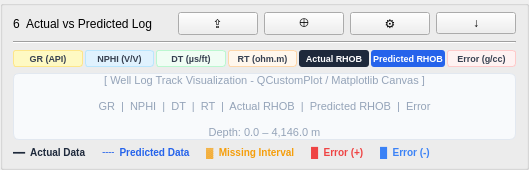
          <widget class="QGroupBox" name="grpActualVsPred">
           <property name="title"><string></string></property>
           <property name="minimumWidth"><number>380</number></property>
           <layout class="QVBoxLayout" name="s6VL">
            <property name="spacing"><number>6</number></property>
            <property name="leftMargin">
      <number>10</number>
     </property>
     <property name="topMargin">
      <number>6</number>
     </property>
     <property name="rightMargin">
      <number>10</number>
     </property>
     <property name="bottomMargin">
      <number>8</number>
     </property>
            <!-- Header -->
            <item>
             <layout class="QHBoxLayout" name="s6TitleHL">
              <property name="spacing"><number>6</number></property>
              <item>
               <widget class="QLabel" name="sec6Num">
                <property name="objectName"><string>secNum</string></property>
                <property name="text"><string>6</string></property>
               </widget>
              </item>
              <item>
               <widget class="QLabel" name="sec6Title">
                <property name="objectName"><string>secTitle</string></property>
                <property name="text"><string>Actual vs Predicted Log</string></property>
               </widget>
              </item>
              <item>
               <spacer><property name="orientation"><enum>Qt::Horizontal</enum></property><property name="sizeHint" stdset="0"><size><width>20</width><height>10</height></size></property></spacer>
              </item>
              <!-- Toolbar icons -->
              <item>
               <widget class="QPushButton" name="btnS6Share"><property name="objectName"><string>btnSecondary</string></property><property name="text"><string>⇪</string></property><property name="maximumWidth"><number>28</number></property><property name="maximumHeight"><number>24</number></property></widget>
              </item>
              <item>
               <widget class="QPushButton" name="btnS6Zoom"><property name="objectName"><string>btnSecondary</string></property><property name="text"><string>⊕</string></property><property name="maximumWidth"><number>28</number></property><property name="maximumHeight"><number>24</number></property></widget>
              </item>
              <item>
               <widget class="QPushButton" name="btnS6Settings"><property name="objectName"><string>btnSecondary</string></property><property name="text"><string>⚙</string></property><property name="maximumWidth"><number>28</number></property><property name="maximumHeight"><number>24</number></property></widget>
              </item>
              <item>
               <widget class="QPushButton" name="btnS6Download"><property name="objectName"><string>btnSecondary</string></property><property name="text"><string>↓</string></property><property name="maximumWidth"><number>28</number></property><property name="maximumHeight"><number>24</number></property></widget>
              </item>
             </layout>
            </item>
            <item><widget class="QFrame" name="s6Div"><property name="frameShape"><enum>QFrame::HLine</enum></property><property name="frameShadow"><enum>QFrame::Sunken</enum></property></widget></item>
            <!-- Log track headers -->
            <item>
             <layout class="QHBoxLayout" name="s6HeadHL">
              <property name="spacing"><number>2</number></property>
              <item><widget class="QLabel" name="lhGR"><property name="text"><string>GR (API)</string></property><property name="styleSheet"><string>font-size:9px;font-weight:700;color:#374151;background:#FEF9C3;border:1px solid #FDE68A;padding:2px;border-radius:3px;</string></property><property name="alignment"><set>Qt::AlignCenter</set></property></widget></item>
              <item><widget class="QLabel" name="lhNPHI"><property name="text"><string>NPHI (V/V)</string></property><property name="styleSheet"><string>font-size:9px;font-weight:700;color:#374151;background:#E0F2FE;border:1px solid #BAE6FD;padding:2px;border-radius:3px;</string></property><property name="alignment"><set>Qt::AlignCenter</set></property></widget></item>
              <item><widget class="QLabel" name="lhDT"><property name="text"><string>DT (µs/ft)</string></property><property name="styleSheet"><string>font-size:9px;font-weight:700;color:#374151;background:#F0FDF4;border:1px solid #BBF7D0;padding:2px;border-radius:3px;</string></property><property name="alignment"><set>Qt::AlignCenter</set></property></widget></item>
              <item><widget class="QLabel" name="lhRT"><property name="text"><string>RT (ohm.m)</string></property><property name="styleSheet"><string>font-size:9px;font-weight:700;color:#374151;background:#FFF7ED;border:1px solid #FED7AA;padding:2px;border-radius:3px;</string></property><property name="alignment"><set>Qt::AlignCenter</set></property></widget></item>
              <item><widget class="QLabel" name="lhRHOBA"><property name="text"><string>Actual RHOB</string></property><property name="styleSheet"><string>font-size:9px;font-weight:700;color:#FFFFFF;background:#1E293B;padding:2px;border-radius:3px;</string></property><property name="alignment"><set>Qt::AlignCenter</set></property></widget></item>
              <item><widget class="QLabel" name="lhRHOBP"><property name="text"><string>Predicted RHOB</string></property><property name="styleSheet"><string>font-size:9px;font-weight:700;color:#FFFFFF;background:#2563EB;padding:2px;border-radius:3px;</string></property><property name="alignment"><set>Qt::AlignCenter</set></property></widget></item>
              <item><widget class="QLabel" name="lhError"><property name="text"><string>Error (g/cc)</string></property><property name="styleSheet"><string>font-size:9px;font-weight:700;color:#374151;background:#FEF2F2;border:1px solid #FECACA;padding:2px;border-radius:3px;</string></property><property name="alignment"><set>Qt::AlignCenter</set></property></widget></item>
             </layout>
            </item>
            <!-- Well log tracks (placeholder) -->
            <item>
             <widget class="QLabel" name="lblWellLogPlot">
              <property name="objectName"><string>wellLogTrack</string></property>
              <property name="text"><string>[ Well Log Track Visualization - QCustomPlot / Matplotlib Canvas ]&#xa;&#xa;GR  |  NPHI  |  DT  |  RT  |  Actual RHOB  |  Predicted RHOB  |  Error&#xa;&#xa;Depth: 0.0 – 4,146.0 m</string></property>
              <property name="alignment"><set>Qt::AlignCenter</set></property>
              <property name="minimumHeight"><number>200</number></property>
              <property name="styleSheet"><string>border:1px solid #E2E8F0; border-radius:6px; background:#F8FAFC; color:#94A3B8; font-size:11px;</string></property>
             </widget>
            </item>
            <!-- Legend -->
            <item>
             <layout class="QHBoxLayout" name="s6LegHL">
              <property name="spacing"><number>16</number></property>
              <item>
               <widget class="QLabel" name="lblLegActual">
                <property name="text"><string>━━  Actual Data</string></property>
                <property name="styleSheet"><string>font-size:10px;color:#1E293B;font-weight:600;</string></property>
               </widget>
              </item>
              <item>
               <widget class="QLabel" name="lblLegPred">
                <property name="text"><string>╌╌  Predicted Data</string></property>
                <property name="styleSheet"><string>font-size:10px;color:#2563EB;font-weight:600;</string></property>
               </widget>
              </item>
              <item>
               <widget class="QLabel" name="lblLegMissing">
                <property name="text"><string>▓  Missing Interval</string></property>
                <property name="styleSheet"><string>font-size:10px;color:#F59E0B;font-weight:600;</string></property>
               </widget>
              </item>
              <item>
               <widget class="QLabel" name="lblLegErrPos">
                <property name="text"><string>█  Error (+)</string></property>
                <property name="styleSheet"><string>font-size:10px;color:#EF4444;font-weight:600;</string></property>
               </widget>
              </item>
              <item>
               <widget class="QLabel" name="lblLegErrNeg">
                <property name="text"><string>█  Error (-)</string></property>
                <property name="styleSheet"><string>font-size:10px;color:#3B82F6;font-weight:600;</string></property>
               </widget>
              </item>
              <item>
               <spacer><property name="orientation"><enum>Qt::Horizontal</enum></property><property name="sizeHint" stdset="0"><size><width>20</width><height>10</height></size></property></spacer>
              </item>
             </layout>
            </item>
           </layout>
          </widget>
